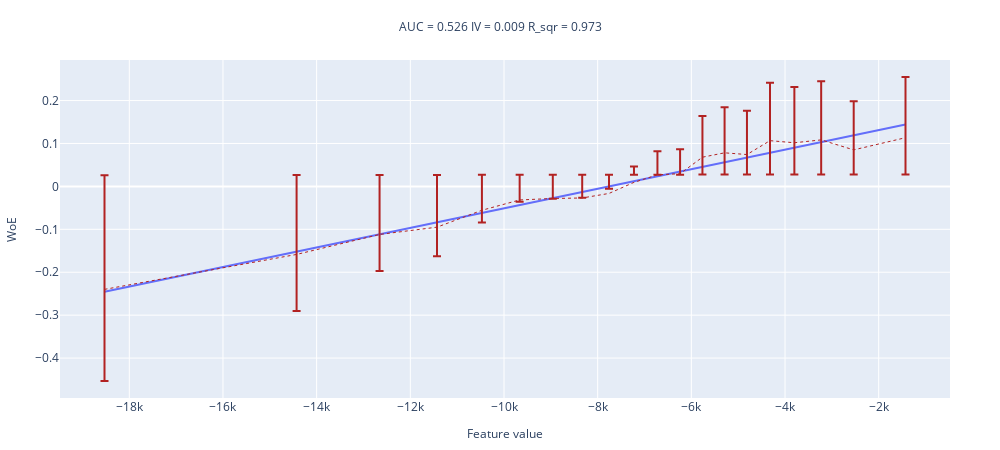

Notebook code for this chart:
### Code cell
woe_line(-df_for_logreg[top15features_stable[3]].to_numpy()**2, df_for_logreg[TARGET].to_numpy(), 20)
